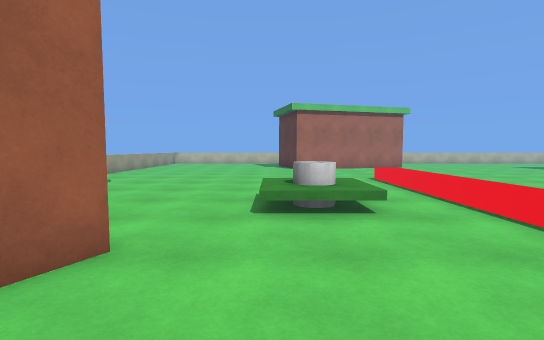
view 1 (above)

24 first-person views from a walk through a 3-D level made in the Unity game engine. The camera is 1.3 m above the floor, tilts 4° down and sees 85° across. The floor is counted in squares, 1 m on a side. Each view is taken from the middle of a square. On the plan, view 1 faces up. The plan holds only what a view shows up to about 14 squares ahead; the rest is blank. The place goes on beyond the plan. The player is left out. Surface patterns are stand-ins for the level's own textures.

view 2
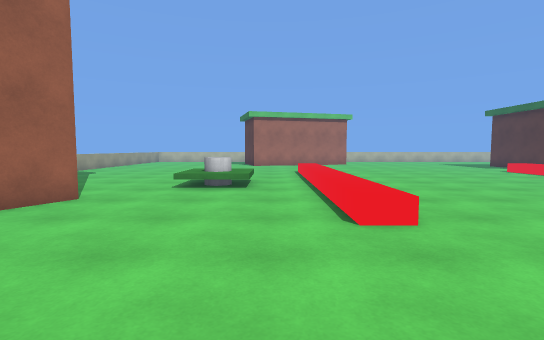

view 3
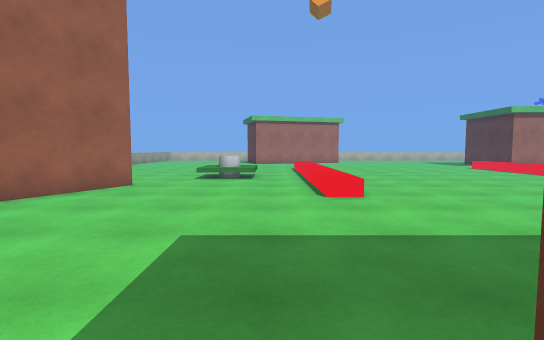

view 4
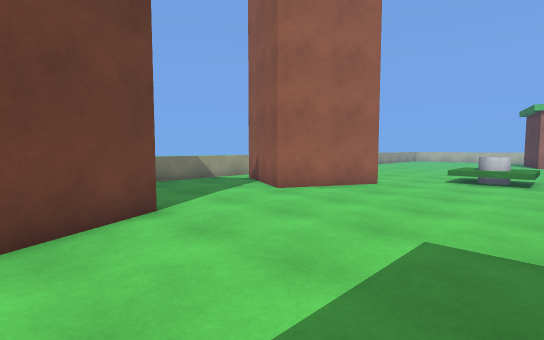

view 5
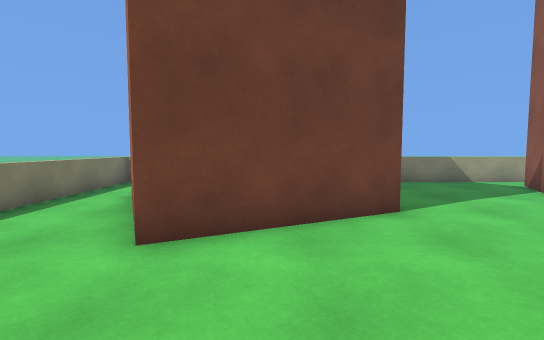

view 6
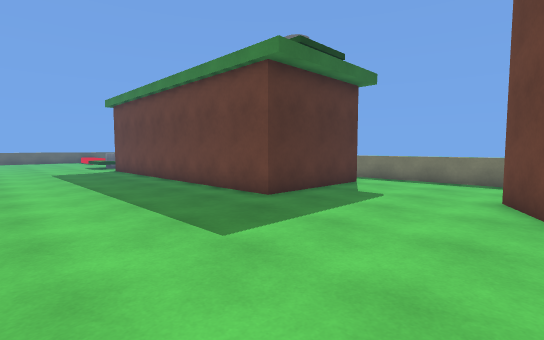

view 7
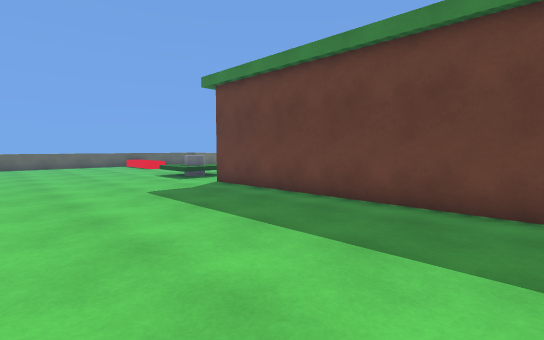

view 8
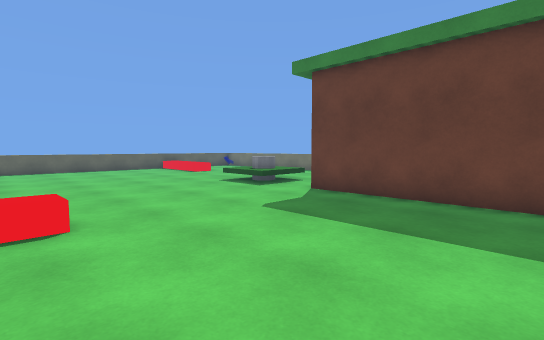

view 9
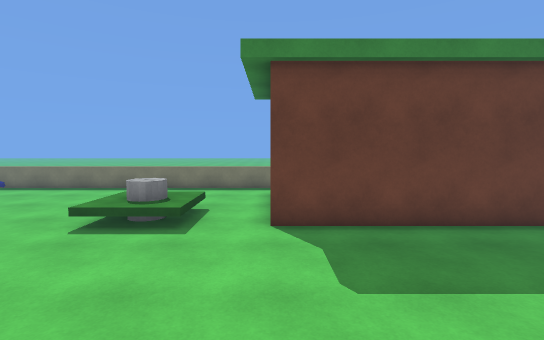

view 10
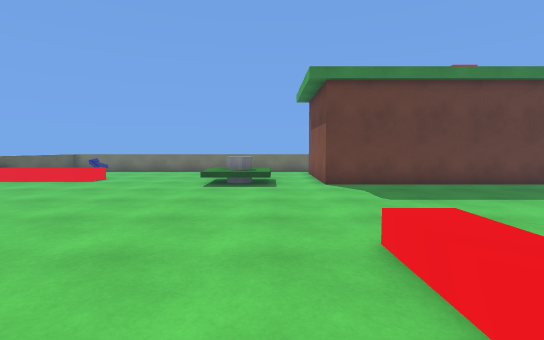

view 11
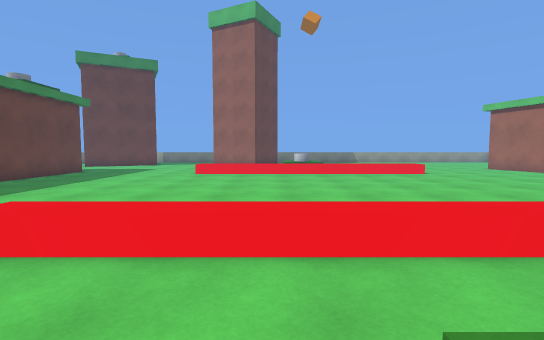

view 12
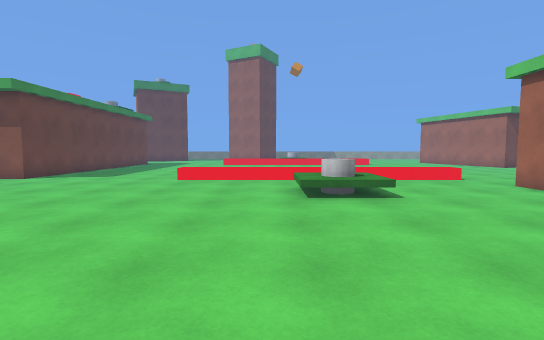

view 13
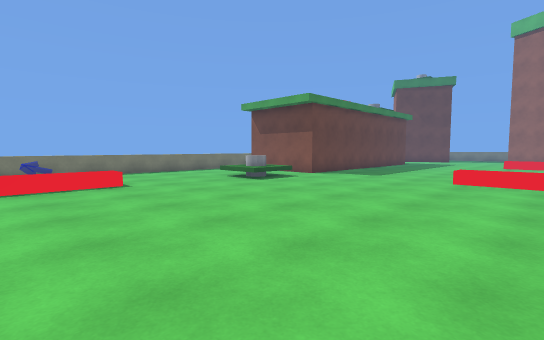

view 14
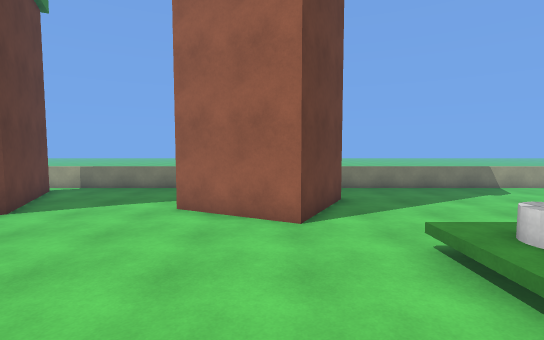

view 15
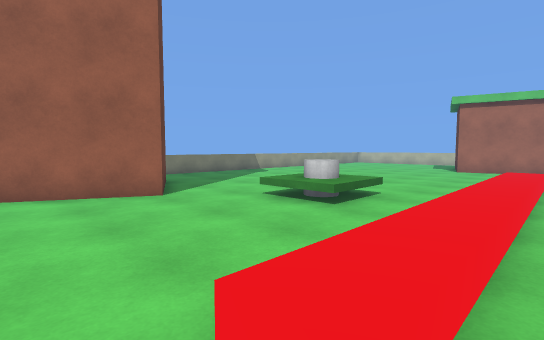

view 16
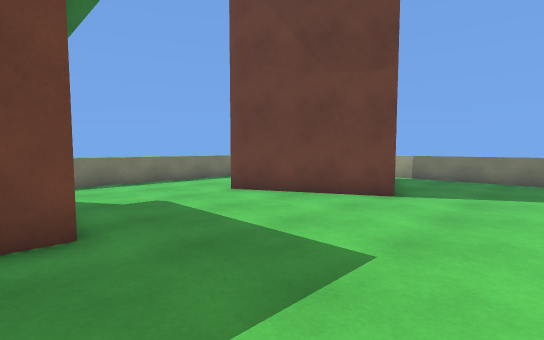

view 17
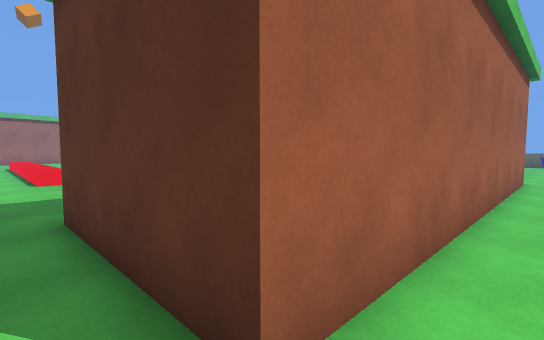

view 18
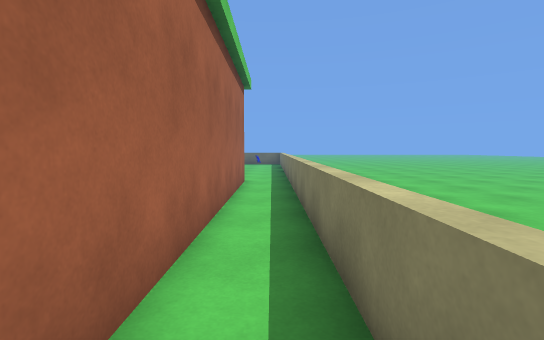

view 19
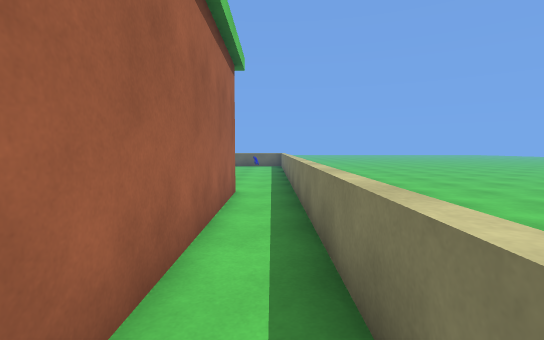

view 20
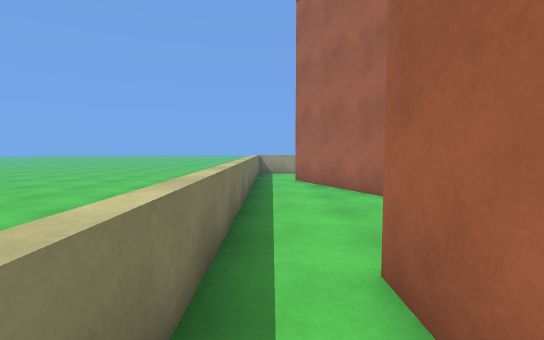

view 21
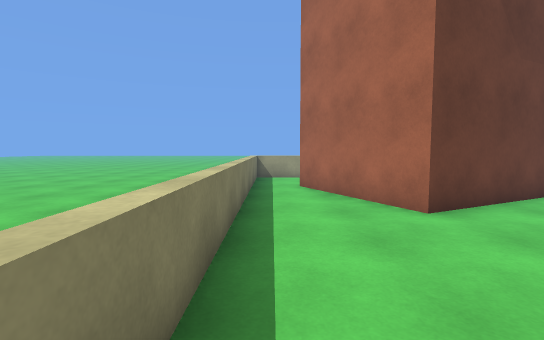

view 22
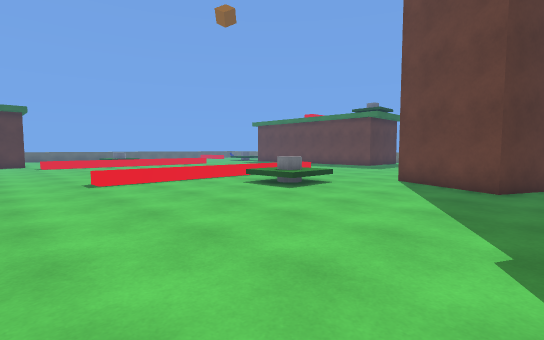

view 23
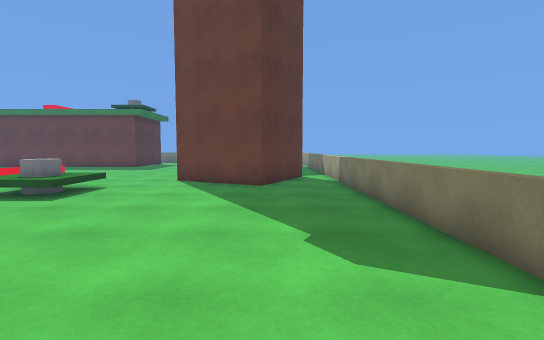

view 24
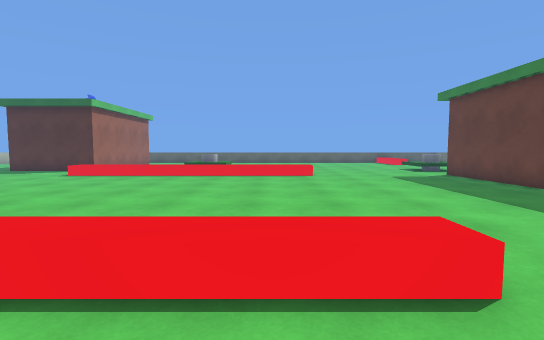

### Floor plan
Key: @ floor where view 1 was taken; # wall or solid block; . main floor; : floor 0.5 m higher than the main floor; + floor 1 m higher than the main floor; / step, stairs or slope; = window, fence, low wall or low ledge; v drop or lower ground.
Columns run from 9 left of view 1 to 31 right of it. Each row starts with its distance up from view 1.
 16 = ............  ...
 15 =. ..................   ....
 14 =..................... ......##
 13 =............./.........../....
 12 =.............:...........:......
 11 =.............:...........:.......
 10 =.............:...........:........
  9 =.............:...........:  .......
  8 =........///..:...........:. ///.....
  7 =......../+/..:...........:.. +/......
  6 =........///..:...........:..///......
  5 =..###........:...........:........... .
  4 =..#####......:...........:........... .
  3 =.##  ##......:...........:............
  2 =.##  #.......:...........:.............
  1 =..####......./.........../.............
  0 =........@..............................
 -1 =.......................................
 -2 =.......................................
 -3 =.......................................
 -4 =.......................................
 -5 =...###.................................
 -6 =.### ##.....##############.//:.........
 -7 =.#    #.....#            #.///.....////
 -8        ##....#            #.///...../// v
 -9       ###....#            #...  ....    =
-10     ###......#            #..   .....
-11 =...#........##############..........
-12 =......................................
-13 ========================================

Positions as (right, up) in squares from view 1, and headings:
1: (0, 0), facing up
2: (3, -4), facing up
3: (3, -7), facing up
4: (3, -7), facing up-left
5: (3, -7), facing left
6: (-2, 0), facing down-right
7: (7, 1), facing down-right
8: (11, 2), facing down-right
9: (17, 1), facing down
10: (19, 5), facing down
11: (21, 5), facing left
12: (30, 5), facing left
13: (30, 4), facing down-left
14: (5, 3), facing left
15: (6, 0), facing up-left
16: (5, -1), facing down-left
17: (3, -12), facing up-right
18: (5, -12), facing right
19: (8, -12), facing right
20: (7, -12), facing left
21: (5, -12), facing left
22: (-7, 16), facing down-right
23: (-6, 16), facing down
24: (2, 3), facing right
